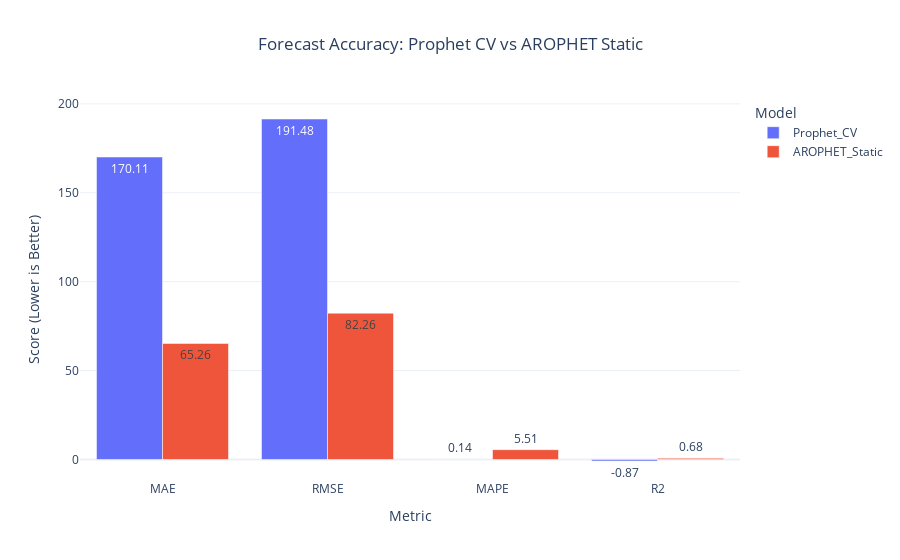

Write notebook code for a chart like this one.
### Code cell
from prophet.diagnostics import cross_validation, performance_metrics
from sklearn.metrics import r2_score
import plotly.express as px
import pandas as pd

# --- Step 1: Run Prophet cross-validation (on full model `m`) ---
df_cv = cross_validation(
    m,
    initial='1460 days',    # 4 years training
    period='180 days',      # update every 6 months
    horizon='365 days'      # forecast 1 year ahead
)

# --- Step 2: Extract Prophet CV metrics ---
df_p = performance_metrics(df_cv)

# --- Step 3: Compute R² manually for Prophet CV ---
prophet_cv_r2 = r2_score(df_cv['y'], df_cv['yhat'])

# --- Step 4: Round Prophet metrics ---
prophet_cv_mae = df_p['mae'].mean()
prophet_cv_rmse = df_p['rmse'].mean()
prophet_cv_mape = df_p['mape'].mean()

# --- Step 5: Create comparison DataFrame (Prophet CV vs AROPHET Static) ---
comparison_df = pd.DataFrame({
    'Metric': ['MAE', 'RMSE', 'MAPE', 'R2'],
    'Prophet_CV': [
        round(prophet_cv_mae, 2),
        round(prophet_cv_rmse, 2),
        round(prophet_cv_mape, 2),
        round(prophet_cv_r2, 4)
    ],
    'AROPHET_Static': [
        round(accuracy_df.loc[1, 'MAE'], 2),
        round(accuracy_df.loc[1, 'RMSE'], 2),
        round(accuracy_df.loc[1, 'MAPE'], 2),
        round(accuracy_df.loc[1, 'R2'], 4)
    ]
})

# --- Step 6: Convert for Plotly (long-form format) ---
plot_df = comparison_df.melt(
    id_vars='Metric',
    var_name='Model',
    value_name='Score'
)

# --- Step 7: Plot using Plotly Express ---
fig = px.bar(
    plot_df,
    x='Metric',
    y='Score',
    color='Model',
    barmode='group',
    text_auto='.2f',
    title='Forecast Accuracy: Prophet CV vs AROPHET Static',
    labels={'Score': 'Error Metric'}
)

fig.update_layout(
    yaxis_title='Score (Lower is Better)',
    xaxis_title='Metric',
    title_x=0.5,
    template='plotly_white'
)

fig.show()

### Figure 1 — Plotly figure (JSON) as saved in the notebook; plotly's stock layout.template omitted (floating-point values rounded to 4 significant figures)
{"data": [{"alignmentgroup": "True", "hovertemplate": "Model=Prophet_CV<br>Metric=%{x}<br>Error Metric=%{y}<extra></extra>", "legendgroup": "Prophet_CV", "marker": {"color": "#636efa", "pattern": {"shape": ""}}, "name": "Prophet_CV", "offsetgroup": "Prophet_CV", "orientation": "v", "showlegend": true, "textposition": "auto", "texttemplate": "%{y:.2f}", "type": "bar", "x": ["MAE", "RMSE", "MAPE", "R2"], "xaxis": "x", "y": [170.1, 191.5, 0.14, -0.8656], "yaxis": "y"}, {"alignmentgroup": "True", "hovertemplate": "Model=AROPHET_Static<br>Metric=%{x}<br>Error Metric=%{y}<extra></extra>", "legendgroup": "AROPHET_Static", "marker": {"color": "#EF553B", "pattern": {"shape": ""}}, "name": "AROPHET_Static", "offsetgroup": "AROPHET_Static", "orientation": "v", "showlegend": true, "textposition": "auto", "texttemplate": "%{y:.2f}", "type": "bar", "x": ["MAE", "RMSE", "MAPE", "R2"], "xaxis": "x", "y": [65.26, 82.26, 5.51, 0.6785], "yaxis": "y"}], "layout": {"barmode": "group", "legend": {"title": {"text": "Model"}, "tracegroupgap": 0}, "title": {"text": "Forecast Accuracy: Prophet CV vs AROPHET Static", "x": 0.5}, "xaxis": {"anchor": "y", "domain": [0, 1], "title": {"text": "Metric"}}, "yaxis": {"anchor": "x", "domain": [0, 1], "title": {"text": "Score (Lower is Better)"}}}}
